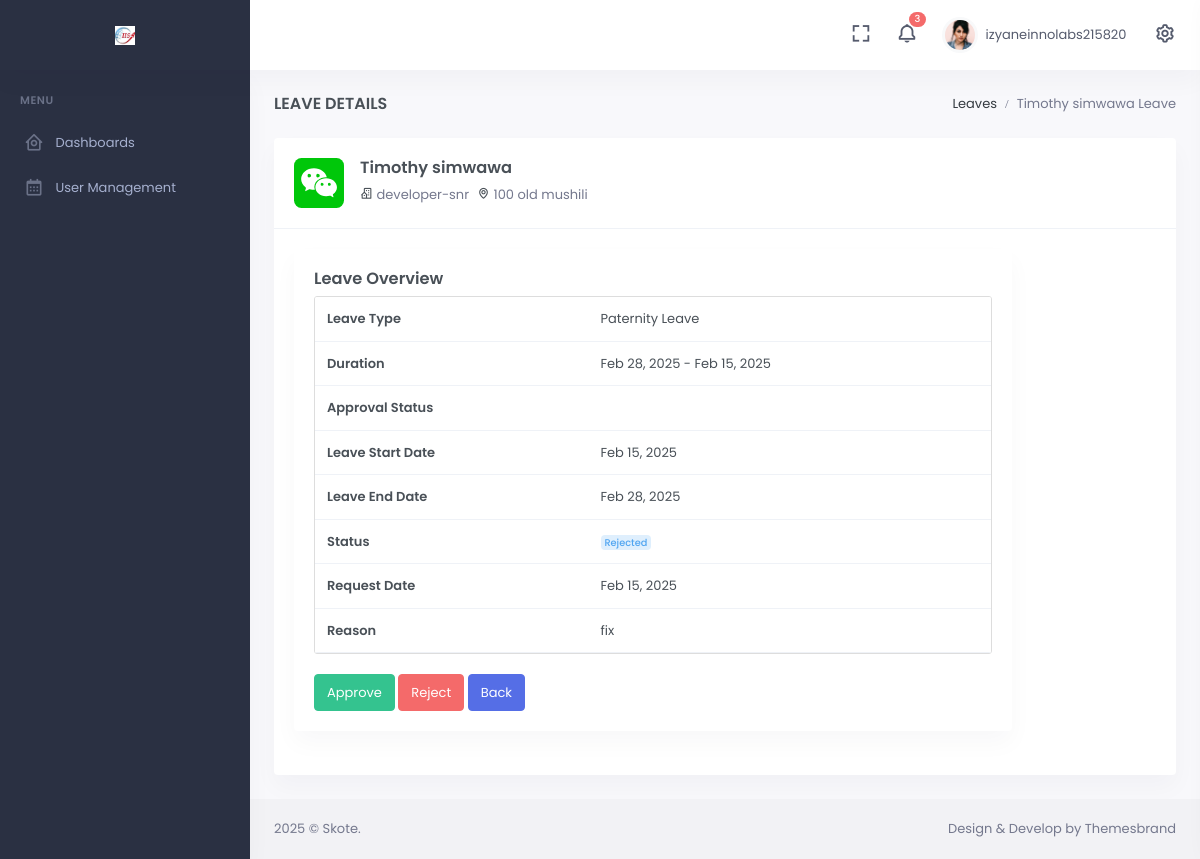
/leave-view/17/ (signed in), run on the app's committed database.
### base/models.py (models this page shows, shortened)
class LeaveApplication(models.Model):
    employee = models.ForeignKey(Employee, on_delete=models.CASCADE)
    leave_type = models.CharField(max_length=50)
    start_date = models.DateField()
    end_date = models.DateField()
    reason = models.TextField()
    status_choices = [('pending', 'Pending'), ('approved', 'Approved'), ('rejected', 'Rejected')]
    status = models.CharField(max_length=10, choices=status_choices, default='pending')
    created_at = models.DateTimeField(auto_now_add=True, null=True, blank=True)

class Employee(models.Model):
    user = models.OneToOneField(User, on_delete=models.CASCADE)
    first_name = models.CharField(max_length=100)
    middle_name = models.CharField(max_length=100, blank=True, null=True)
    email = models.CharField(max_length=100, blank=True, null=True)
    last_name = models.CharField(max_length=100)
    PROVINCE_CHOICES = [
        ('Central', 'Central'),
        ('Copperbelt', 'Copperbelt'),
        ('Eastern', 'Eastern'),
        ('Luapula', 'Luapula'),
        ('Lusaka', 'Lusaka'),
        ('Muchinga', 'Muchinga'),
        ('Northern', 'Northern'),
        ('North-Western', 'North-Western'),
        ('Southern', 'Southern'),
        ('Western', 'Western'),
    ]
    province = models.CharField(max_length=50, choices=PROVINCE_CHOICES)
    city = models.CharField(max_length=100)
    phone_number = models.CharField(max_length=15)
    address = models.TextField()
    WORK_TYPE_CHOICES = [
        ('full-time', 'Full-Time'),
        ('part-time', 'Part-Time'),
        ('freelance', 'Freelance'),
        ('internship', 'Internship'),
    ]
    work_type = models.CharField(max_length=20, choices=WORK_TYPE_CHOICES)
    DEPARTMENT_CHOICES = [
        ('Human Resources', 'Human Resources'),
        ('Information Technology', 'Information Technology'),
        ('sales/marketing', 'Sales/Marketing'),
        ('Finance', 'Finance'),
        ('Engineering', 'Engineering'),
    ]
    department = models.CharField(max_length=50, choices=DEPARTMENT_CHOICES)
    POSITION_CHOICES = [
        ('Admin', 'Admin'),
        ('TDR', 'TDR'),
        ('developer-snr', 'Developer (Senior)'),
        ('developer-jrn', 'Developer (Junior)'),
        ('developer-intern', 'Developer (Intern)'),
        ('accountant', 'Accountant'),
    ]
    position = models.CharField(max_length=50, choices=POSITION_CHOICES)
    ROLE_CHOICES = [
        ('Admin', 'Admin'),
        ('HR', 'HR'),
        ('Accountant', 'Accountant'),
        ('Employee', 'Employee'),
    ]
    role = models.CharField(max_length=20, choices=ROLE_CHOICES, default="Employee")
    employee_id = models.CharField(max_length=20, unique=True)
    IDENTIFICATION_TYPE_CHOICES = [
        ('nrc', 'National Registration Card (NRC)'),
        ('passport', 'Passport'),
    ]
    identification_type = models.CharField(max_length=20, choices=IDENTIFICATION_TYPE_CHOICES, null=True, blank=True)
    identification_number = models.CharField(max_length=50, null=True, blank=True)
    id_front = models.ImageField(upload_to='employee_ids/fronts/')
    id_back = models.ImageField(upload_to='employee_ids/backs/')
    nhima_number = models.CharField(max_length=20, null=True, blank=True)
    ss_number = models.CharField(max_length=20, null=True, blank=True)
    t_pin = models.CharField(max_length=20, null=True, blank=True)
    profile_picture = models.ImageField(upload_to='employee_profile/pics', null=True, blank=True)

### frontend/views/base_views.py (the view)
# urls.py: path('leave-view/<int:id>/', leave_view, name='leave_view'),
@login_required(login_url='frontend:login')
def leave_view(request, id):
    user_leave = get_object_or_404(LeaveApplication, id=id)
    context = {
        'user_leave': user_leave
    }
    return render(request, 'frontend/base/leave-view.html', context)

### templates/frontend/base/leave-view.html
{% extends "base/base.html" %}
{% block content %}
<div class="page-content">
    <div class="container-fluid">
        <div class="row">
            <div class="col-12">
                <div class="page-title-box d-sm-flex align-items-center justify-content-between">
                    <h4 class="mb-sm-0 font-size-18">Leave Details</h4>
                    <div class="page-title-right">
                        <ol class="breadcrumb m-0">
                            <li class="breadcrumb-item"><a href="javascript: void(0);">Leaves</a></li>
                            <li class="breadcrumb-item active">{{ user_leave.employee.first_name }} {{ user_leave.employee.last_name }} Leave</li>
                        </ol>
                    </div>
                </div>
            </div>
        </div>
        <div class="row">
            <div class="col-xl-12">
                <div class="card">
                    <div class="card-body border-bottom">
                        <div class="d-flex">
                            <img src="assets/images/companies/wechat.svg" alt="" height="50">
                            <div class="flex-grow-1 ms-3">
                                <h5 class="fw-semibold">{{ user_leave.employee.first_name }} {{ user_leave.employee.last_name }}</h5>
                                <ul class="list-unstyled hstack gap-2 mb-0">
                                    <li>
                                        <i class="bx bx-building-house"></i> <span class="text-muted">{{ user_leave.employee.position }}</span>
                                    </li>
                                    <li>
                                        <i class="bx bx-map"></i> <span class="text-muted">{{ user_leave.employee.address }}</span>
                                    </li>
                                </ul>
                            </div>
                        </div>
                    </div>
                    <div class="card-body">
                        <div class="col-xl-10">
                            <div class="card">
                                <div class="card-body">
                                    <h5 class="fw-semibold">Leave Overview</h5>
                                    <div class="table-responsive">
                                        <table class="table">
                                            <tbody>
                                                <tr>
                                                    <th scope="col">Leave Type</th>
                                                    <td scope="col">{{ user_leave.leave_type }}</td>
                                                </tr>
                                                <tr>
                                                    <th scope="row">Duration</th>
                                                    <td>{{ user_leave.end_date|date:"M d, Y" }} - {{ user_leave.start_date|date:"M d, Y" }}</td>
                                                </tr>
                                                <tr>
                                                    <th scope="row">Approval Status</th>
                                                    <td><span class="badge badge-soft-{{ user_leave.status|lower }}">{{ user_leave.status|capfirst }}</span></td>
                                                </tr>
                                                <tr>
                                                    <th scope="row">Leave Start Date</th>
                                                    <td>{{ user_leave.start_date|date:"M d, Y" }}</td>
                                                </tr>
                                                <tr>
                                                    <th scope="row">Leave End Date</th>
                                                    <td>{{ user_leave.end_date|date:"M d, Y" }}</td>
                                                </tr>
                                                <tr>
                                                    <th scope="row">Status</th>
                                                    <td><span class="badge badge-soft-info">{{ user_leave.status|capfirst }}</span></td>
                                                </tr>
                                                <tr>
                                                    <th scope="row">Request Date</th>
                                                    <td>{{ user_leave.created_at|date:"M d, Y" }}</td>
                                                </tr>
                                                <tr>
                                                    <th scope="row">Reason</th>
                                                    <td>{{ user_leave.reason }}</td>
                                                </tr>
                                            </tbody>
                                        </table>
                                    </div>
                                    <div class="flex">
                                        <a class="btn btn-success">
                                            Approve
                                        </a>
                                        <a class="btn btn-danger">
                                            Reject
                                        </a>
                                        <a class="btn btn-primary" href="{% url 'frontend:leave_request' %}">
                                            Back
                                        </a>
                                    </div>
                                </div>
                            </div>
                        </div>
                    </div>
                </div>
            </div>
        </div>
    </div>
</div>
{% endblock %}

### templates/base/base.html (shortened to what this page needs)
{% load static %}
<!doctype html>
<html lang="en">
    <head>
        <link href="https://cdn.jsdelivr.net/npm/boxicons/css/boxicons.min.css" rel="stylesheet">
        <link href="{% static 'assets/css/bootstrap.min.css' %}"  rel="stylesheet" type="text/css" />
        <link href="{% static 'assets/css/icons.min.css' %}" rel="stylesheet" type="text/css" />
        <link href="{% static 'assets/css/app.min.css' %}" rel="stylesheet" type="text/css" />
        <link href="{% static 'assets/libs/admin-resources/rwd-table/rwd-table.min.css' %}" rel="stylesheet" type="text/css" />
    </head>
    <body data-sidebar="dark">
        <div id="layout-wrapper">
            <header id="page-topbar">
                <div class="navbar-header">
                    <div class="d-flex">
                        <div class="navbar-brand-box">
                            <a href="index.html" class="logo logo-light">
                                <span class="logo-lg">
                                    <img src="{% static 'assets/logo/idphGt0wvq_logos.png' %}" alt="" height="19">
                                </span>
                            </a>
                        </div>
                        <button type="button" class="btn btn-sm px-3 font-size-16 header-item waves-effect" id="vertical-menu-btn">
                        </button>
                    </div>
                    <div class="d-flex">
                        <div class="dropdown d-none d-lg-inline-block ms-1">
                            <button type="button" class="btn header-item noti-icon waves-effect" data-bs-toggle="fullscreen">
                                <i class="bx bx-fullscreen"></i>
                            </button>
                        </div>
                        <div class="dropdown d-inline-block">
                            <button type="button" class="btn header-item noti-icon waves-effect" id="page-header-notifications-dropdown"
                            data-bs-toggle="dropdown" aria-haspopup="true" aria-expanded="false">
                                <i class="bx bx-bell bx-tada"></i>
                                <span class="badge bg-danger rounded-pill">3</span>
                            </button>
                        </div>
                        <div class="dropdown d-inline-block">
                            <button type="button" class="btn header-item waves-effect" id="page-header-user-dropdown"
                            data-bs-toggle="dropdown" aria-haspopup="true" aria-expanded="false">
                                <img class="rounded-circle header-profile-user" src="{% static 'assets/images/users/avatar-1.jpg' %}"
                                    alt="Header Avatar">
                                <span class="d-none d-xl-inline-block ms-1" key="t-henry">{{ request.user.username }}</span>
                            </button>
                        </div>
                        <div class="dropdown d-inline-block">
                            <button type="button" class="btn header-item noti-icon right-bar-toggle waves-effect">
                                <i class="bx bx-cog bx-spin"></i>
                            </button>
                        </div>
                    </div>
                </div>
            </header>
                <div class="vertical-menu">
                    <div data-simplebar class="h-100">
                        <div id="sidebar-menu">
                            <ul class="metismenu list-unstyled" id="side-menu">
                                <li class="menu-title" key="t-menu">Menu</li>
                                <li>
                                    <a href="javascript: void(0);" class="has-arrow waves-effect">
                                        <i class="bx bx-home-circle"></i>
                                        <span key="t-dashboards">Dashboards</span>
                                    </a>
                                </li>
                                {% if request.user.employee.role == "Admin" %}
                                <li>
                                    <a href="javascript: void(0);" class="has-arrow waves-effect">
                                        <i class="bx bx-calendar"></i>
                                        <span key="t-dashboards">User Management</span>
                                    </a>
                                </li>
                                {% endif %}
                            </ul>
                        </div>
                    </div>
                </div>
            <div class="main-content">
                        {% block content %}
                        {% endblock content %}
            </div>
                <footer class="footer">
                    <div class="container-fluid">
                        <div class="row">
                            <div class="col-sm-6">
                                <script>document.write(new Date().getFullYear())</script> © Skote.
                            </div>
                            <div class="col-sm-6">
                                <div class="text-sm-end d-none d-sm-block">
                                    Design & Develop by Themesbrand
                                </div>
                            </div>
                        </div>
                    </div>
                </footer>
            </div>
    </body>
</html>

### data on the page
LeaveApplication: employee.first_name "Timothy", employee.last_name "simwawa", employee.position "developer-snr", employee.address "100 old mushili", leave_type "Paternity Leave", end_date "Feb 28, 2025", start_date "Feb 15, 2025", status "Rejected", created_at "Feb 15, 2025", reason "fix"

### other printed values
{{ request.user.username }} "izyaneinnolabs215820"
